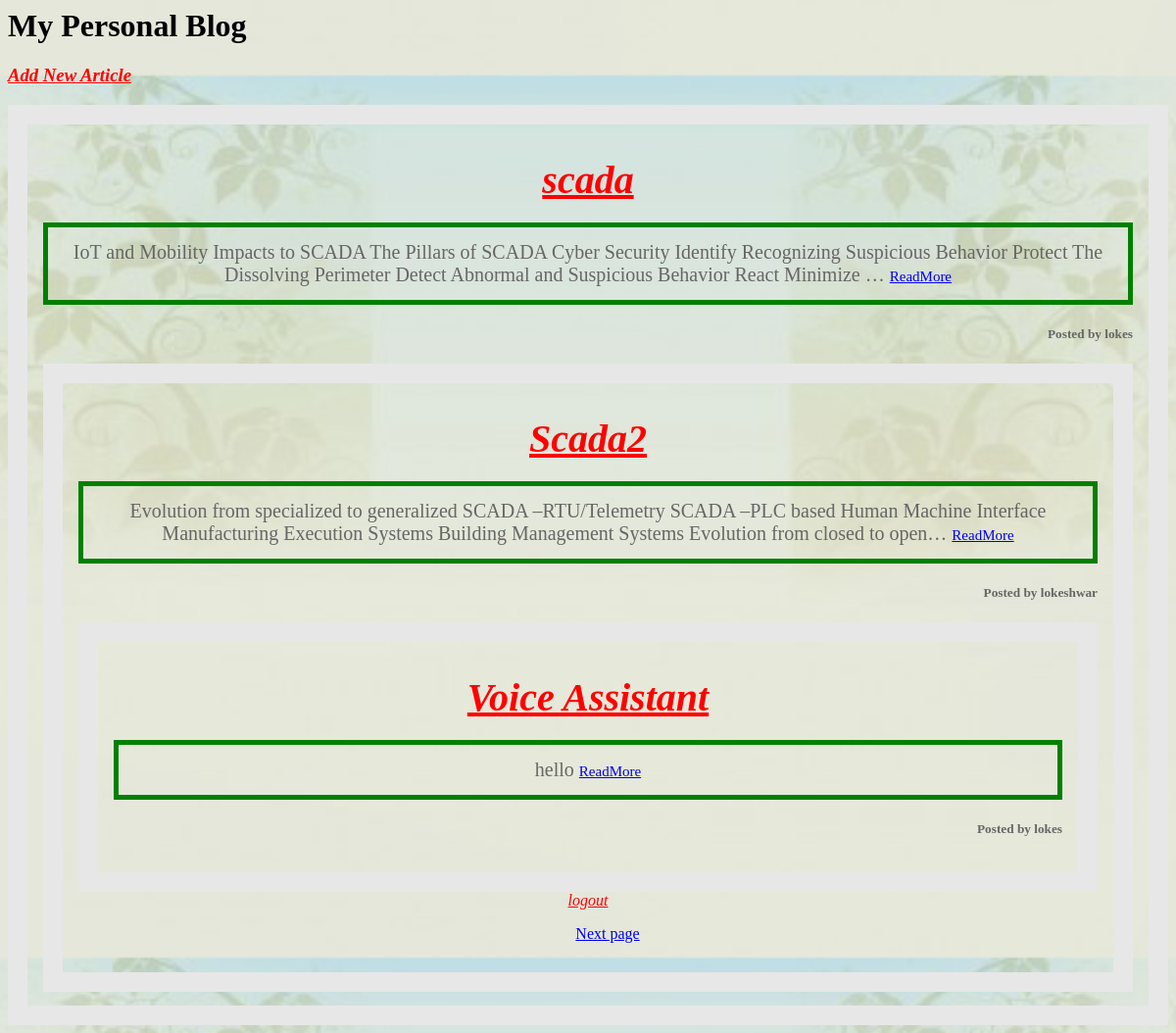
The app's page /articles/ with its own data.
### Articles/models.py (models this page shows, shortened)
class Post(models.Model):
    author = models.ForeignKey('auth.user',on_delete=models.CASCADE,)
    title = models.CharField(max_length=100)
    text = models.TextField()

### Articles/views.py (the view)
# urls.py: path('articles/',views.ArticleListView.as_view(),name='Articles'),
class ArticleListView(ListView):
    model = Post
    template_name = 'articles.html'
    paginate_by = 3

### templates/articles.html (shortened to what this page needs)
{% extends 'base.html' %}
{% load static %}
{% block content %}
{% for arti in object_list %}
       <div style="display: block;
color: #666;
text-align:center;
padding: 14px 16px;
border:20px solid #e7e7e7">
        <h3><a href="{% url 'article_page' arti.pk %}" style="color:red;font-style:italic;font-size:40;">{{ arti.title }}</a> </h3>
        <p style="display: block;
        color: #666;text-align:center;
        padding: 14px 16px;
        font-size:20;
        border:5px solid green;
        background-repeat: repeat-x;">{{ arti.text|truncatechars:200 }}
 <a href="{% url 'article_page' arti.pk %}" class="btn btn-primary btn-sm" style="font-size:15;">ReadMore</a>
           </p>
<h5 style="text-align:right;"> Posted by {{ arti.author }}</h5>
 {% endfor %}
</div>
<a href="{% url 'logout' %}" style="color:red;font-style:italic;">logout</a>
<ul>
        {% if is_paginated %}
           {% if page_obj.has_next %}
                <a href="?page={{ page_obj.next_page_number }}">Next page</a>
            {% endif %}
        {% endif %}
</ul>
{% endblock %}

### templates/base.html (shortened to what this page needs)
{% load static %}
<h1>My Personal Blog</h1>
<div class="new">
    <h3><a href="{% url 'new_article' %}" style="color:red;font-style:italic;">Add New Article</a></h3>
</div>
<div class="Container">
    {% block content %}
    {% endblock %}
</div>

### records on screen
Post: title "scada", text "IoT and Mobility Impacts to SCADA The Pillars of SCADA Cyber Security Identify Recognizing Suspicious Behavior Protect The Dissolving Perimeter Detect Abnormal and Suspicious Behavior React Minimize …", author "lokes"
Post: title "Scada2", text "Evolution from specialized to generalized SCADA –RTU/Telemetry SCADA –PLC based Human Machine Interface Manufacturing Execution Systems Building Management Systems Evolution from closed to open…", author "lokeshwar"
Post: title "Voice Assistant", text "hello", author "lokes"
